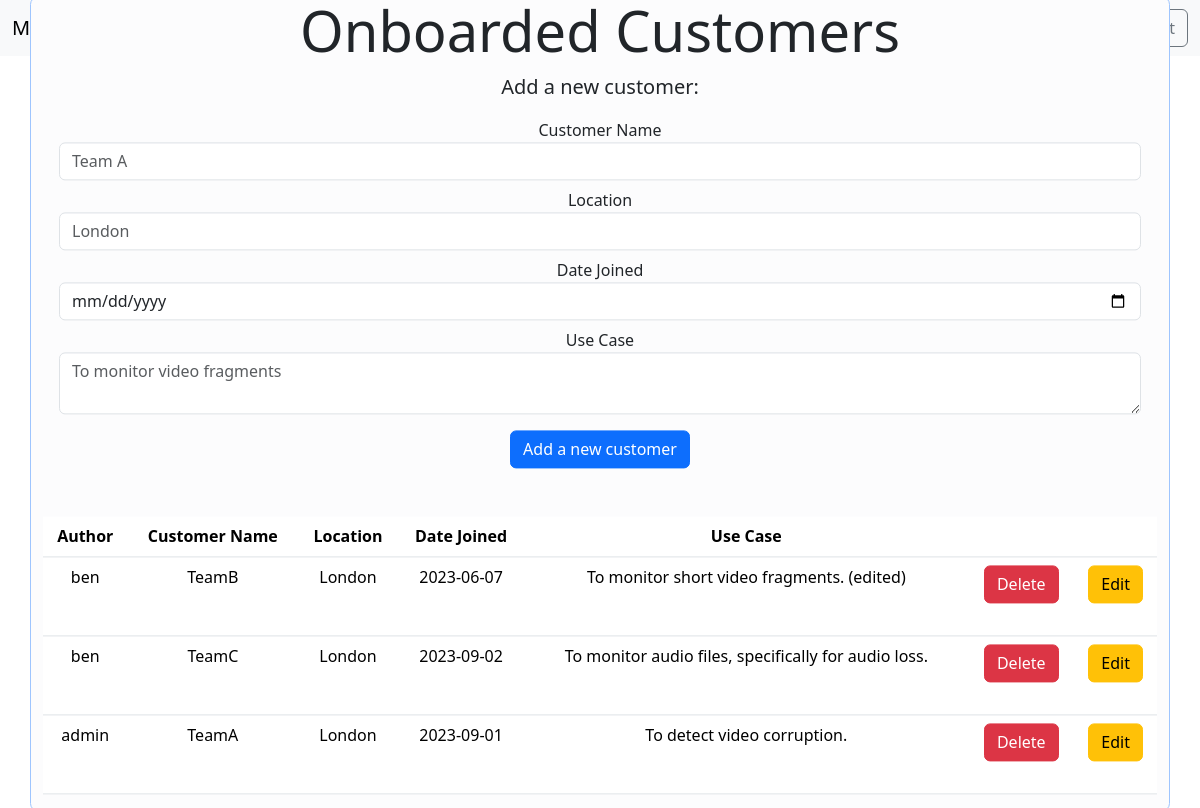
The app's page /customers_database (signed in) with its own data.
### tables this page shows
CREATE TABLE customers (name VARCHAR PRIMARY KEY UNIQUE NOT NULL, author VARCHAR NOT NULL, dateJoined TEXT NOT NULL, useCase TEXT NOT NULL, location TEXT NOT NULL);

### main.py (the view)
@app.route("/customers_database")
@login_required
def customers_database():
    form = create_customer_form()
    connection = sqlite3.connect("database.db")
    connection.row_factory = sqlite3.Row
    current = connection.cursor()
    currentUser = current_user.username
    isAdmin = current_user.isAdmin
    current.execute("select * from customers")
    rows = current.fetchall();
    return render_template("customers_database.html", rows = rows, form=form, currentUser = currentUser, isAdmin = isAdmin, isAuthenticated = current_user.is_authenticated)

### forms.py (shortened to what this page needs)
    class customer_form(FlaskForm):
        name = StringField('Customer Name', default = nameValue, validators=[InputRequired(), Length(min=3, max=20)], render_kw={"placeholder": "Team A", "class":"form-control"})
        location = StringField('Location', default = locationValue, validators=[InputRequired(), Length(min=2, max=20)], render_kw={"placeholder": "London", "class":"form-control"})
        dateJoined = DateField('Date Joined', default = dateJoinedValue, validators=[InputRequired()], render_kw={"class":"form-control"})
        useCase = TextAreaField('Use Case', default = useCaseValue, validators=[InputRequired(), Length(max=300)], render_kw={"placeholder": "To monitor video fragments", "class":"form-control"})

### forms.py (called while the page is built, shortened)
def create_customer_form(
    nameValue: str = '',
    dateJoinedValue: str = '',
    locationValue: str = '',
    useCaseValue: str = ''
):
    class customer_form(FlaskForm):
        name = StringField('Customer Name', default = nameValue, validators=[InputRequired(), Length(min=3, max=20)], render_kw={"placeholder": "Team A", "class":"form-control"})
        location = StringField('Location', default = locationValue, validators=[InputRequired(), Length(min=2, max=20)], render_kw={"placeholder": "London", "class":"form-control"})
        dateJoined = DateField('Date Joined', default = dateJoinedValue, validators=[InputRequired()], render_kw={"class":"form-control"})
        useCase = TextAreaField('Use Case', default = useCaseValue, validators=[InputRequired(), Length(max=300)], render_kw={"placeholder": "To monitor video fragments", "class":"form-control"})
    return customer_form()

### main.py (called while the page is built)
@login_manager.user_loader
def load_user(id):
    try:
        connection = sqlite3.connect("database.db")
        cursor = connection.cursor()
        cursor.execute("SELECT * FROM users WHERE id = (?)",[id])
        result = cursor.fetchone()
        if result is None:
            return None
        else:
            return User(result[0], result[1], result[2], result[3], result[4])
    except Exception as e:
        return e

### templates/customers_database.html (shortened to what this page needs)
<!DOCTYPE html>
<html lang="en" dir="ltr">
  <head>
    <link href="https://cdn.jsdelivr.net/npm/bootstrap@5.3.1/dist/css/bootstrap.min.css" rel="stylesheet">
  </head>
  <body>
    <nav class="navbar navbar-expand-lg navbar-light bg-light">
      <div class="container-fluid">
        <a class="navbar-brand" href="{{ url_for('home') }}">MyAgileProject</a>
        {% if isAuthenticated%}
        <a class="btn btn-outline-secondary my-2 my-sm-0" href="{{ url_for('logout') }}" onclick="if (! window.confirm('Are you sure you want to log out?')){return false}">Logout</a>
        {% endif %}
    </div>
    </nav>
    <div class="jumbotron">
        <div class="container-md bg-light-subtle border border-primary-subtle rounded-3 text-center position-absolute top-50 start-50 translate-middle">
            <h1 class="display-4">Onboarded Customers</h1>
            <p class="lead">Add a new customer:</p>
            <form class="form" action = "{{ url_for('add_customer') }}" method = "POST">
                <div class="form-group mx-sm-3 mb-2">
                    {{ form.name.label() }}
                    {% if form.name.errors %}
                        {{ form.name() }}
                        <div class="invalid-feedback">
                        {% for error in form.name.errors %}
                        <span>* {{ error }}</span>
                        {% endfor %}
                        </div>
                    {%else%}
                        {{ form.name() }}
                    {% endif %}
                </div>
                <div class="form-group mx-sm-3 mb-2">
                    {{ form.location.label() }}
                    {% if form.location.errors %}
                        {{ form.location() }}
                        <div class="invalid-feedback">
                        {% for error in form.location.errors %}
                        <span>* {{ error }}</span>
                        {% endfor %}
                        </div>
                    {%else%}
                        {{ form.location() }}
                    {% endif %}
                </div>
                <div class="form-group mx-sm-3 mb-2">
                    {{ form.dateJoined.label() }}
                    {% if form.dateJoined.errors %}
                        {{ form.dateJoined() }}
                        <div class="invalid-feedback">
                        {% for error in form.dateJoined.errors %}
                        <span>* {{ error }}</span>
                        {% endfor %}
                        </div>
                    {%else%}
                        {{ form.dateJoined() }}
                    {% endif %}
                </div>
                <div class="form-group mx-sm-3 mb-3">
                    {{ form.useCase.label() }}
                    {% if form.useCase.errors %}
                        {{ form.useCase() }}
                        <div class="invalid-feedback">
                        {% for error in form.useCase.errors %}
                        <span>* {{ error }}</span>
                        {% endfor %}
                        </div>
                    {%else%}
                        {{ form.useCase() }}
                    {% endif %}
                </div>
                <button type="submit" class="btn btn-primary mb-4">Add a new customer</button>
            </form>
            <br>
            <table class="table">
                <thead>
                    <tr>
                        <th scope="col">Author</th>
                        <th scope="col">Customer Name</th>
                        <th scope="col">Location</th>
                        <th scope="col">Date Joined</th>
                        <th scope="col">Use Case</th>
                        <th scope="col"></th>
                        <th scope="col"></th>
                    </tr>
                </thead>
                <tbody>
                    {% for row in rows %}
                        <tr>
                            <td>
                                {{row["author"]}}
                            </td>
                            <td>
                                {{row["name"]}}
                            </td>
                            <td>
                                {{row["location"]}}
                            </td>
                            <td>
                                {{row["dateJoined"]}}
                            </td>
                            <td>
                                {{row["useCase"]}}
                            </td>
                            {% if row["author"] == currentUser or isAdmin == "True"%}
                            <td>
                                <form action="{{ url_for('delete_customer', customer_name = row['name']) }}" method= "POST">
                                    <button type="submit" class="btn btn-danger mb-4" onclick="if (! window.confirm('Are you sure you want to delete this customer?')){return false}">Delete</button>
                                </form>
                            </td>
                            <td>
                                <a class="btn btn-warning my-2 my-sm-0" href="{{ url_for('update_customer', name = row['name'], dateJoined = row['dateJoined'], location = row['location'], useCase = row['useCase']) }}">Edit</a>
                            </td>
                            {% endif %}
                        </tr>
                    {%endfor%}
                </tbody>
            </table>
        </div>
    </div>
  </body>
</html>

### records on screen
customers: author "ben", name "TeamB", location "London", dateJoined "2023-06-07", useCase "To monitor short video fragments. (edited)"
customers: author "ben", name "TeamC", location "London", dateJoined "2023-09-02", useCase "To monitor audio files, specifically for audio loss."
customers: author "admin", name "TeamA", location "London", dateJoined "2023-09-01", useCase "To detect video corruption."
